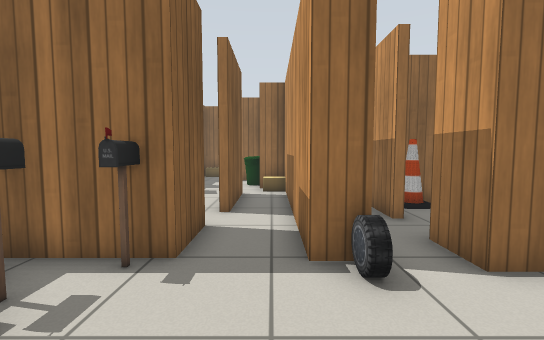
View 1 (above)

13 first-person views from a walk through a robot-simulator world made for Gazebo. The camera is 0.9 m above the floor, tilts 4° down and sees 90° across. Floor lines are 1 m apart. The floor is counted in squares, 0.5 m on a side. Each view is taken from the middle of a square. On the plan, view 1 faces up. The plan holds only what a view shows up to about 15 squares ahead; the rest is blank. Simple patterns stand in for the simulator's built-in surfaces.

View 2
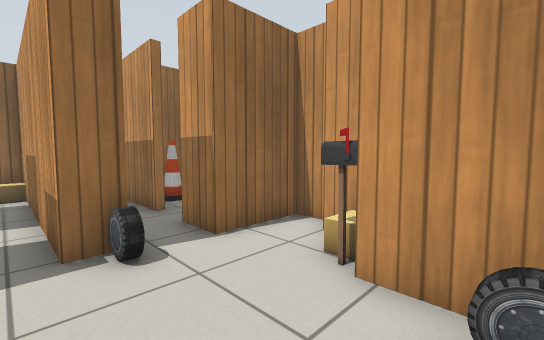

View 3
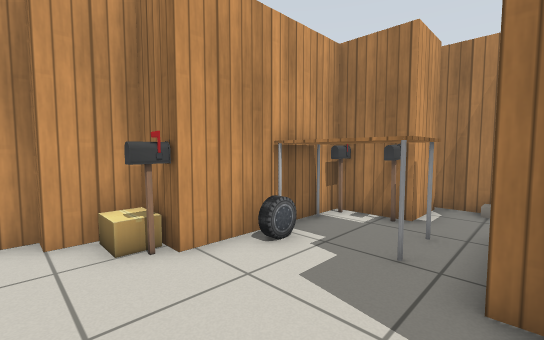

View 4
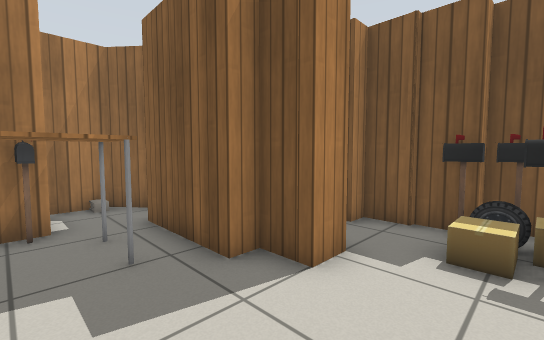

View 5
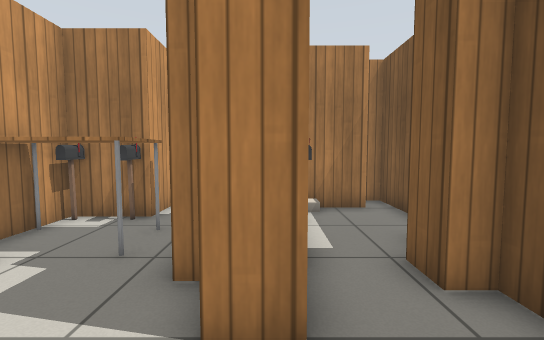

View 6
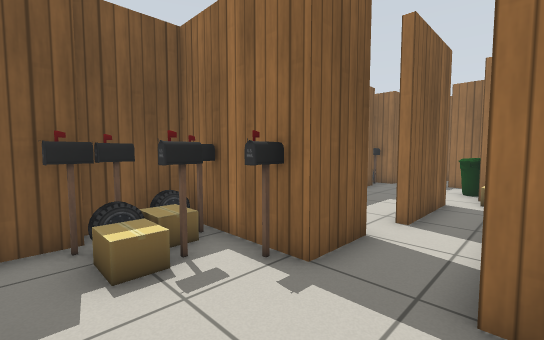

View 7
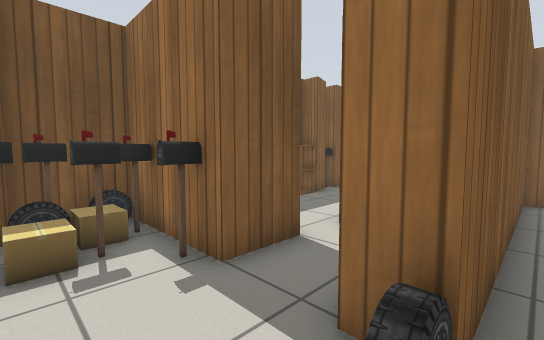

View 8
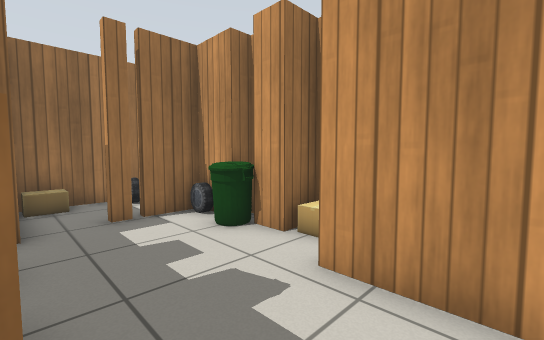

View 9
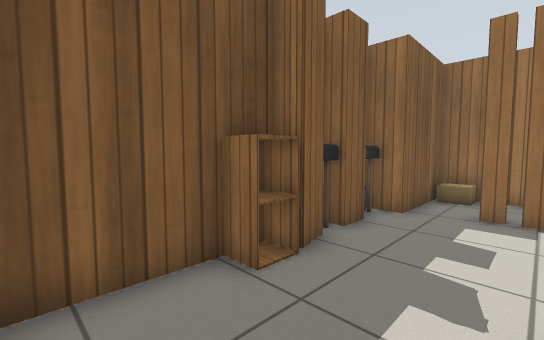

View 10
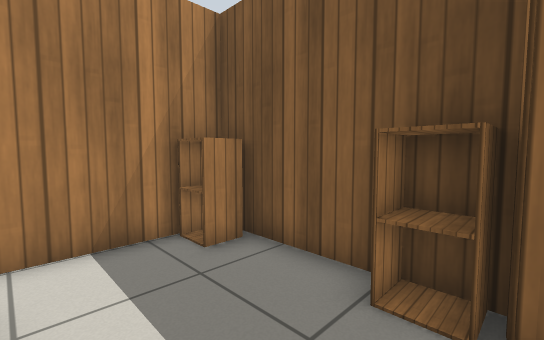

View 11
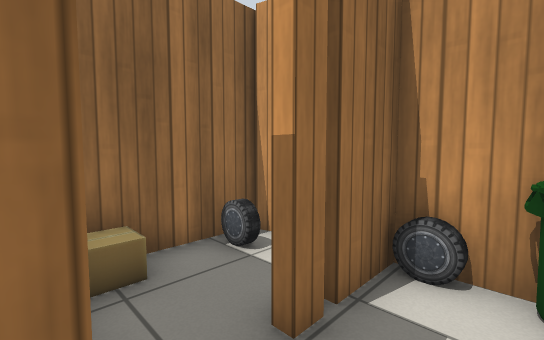

View 12
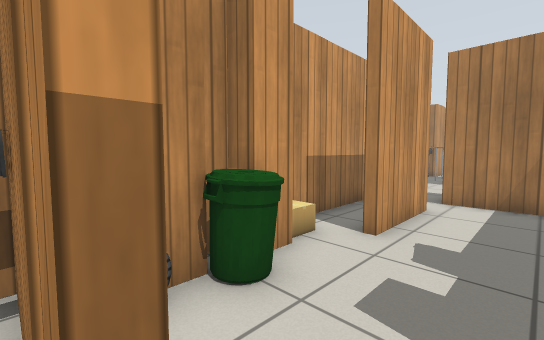

View 13
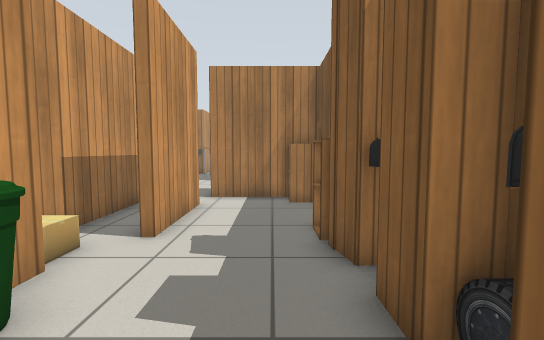

### Floor plan
Points are (right, up) in squares from view 1. A wall is a line through its corners. A room is listed if a view was taken in it or the views show most of it. See-through windows are left out.
Room 1 (views 1, 2, 3, 4, 6, 7)
walls: (-1.3, 0.6) (-1.3, -0.6) (-0.6, -0.6) (-0.6, -4.3); (0.6, 4.4) (0.6, 6.6); (5.2, 1.5) (5.2, 2.5) (5.9, 2.5) (5.9, 3.9) (3.2, 3.9) (3.2, 5.5); (3.5, -4.4) (3.5, 0.6); (-1.3, -5.8) (-0.5, -6.8) (1.5, -6.8); (1.3, -6.4) (1.3, -4.4); (-1.6, 6.5) (-1.6, 4.5) (-2.6, 4.5)
ways out: opening at (-2, 2) to room 2; opening at (-0.5, 5.5) to room 3
objects: postbox (-2, 4); table (1, -3) to (3, -2); car (1, 4) to (2, 4); postbox (2, -4); postbox (3, -4); car (3, -1)
Room 2 (view 5)
walls: (-4.9, 0.9) (-4.9, -0.4) (-4.2, -0.4) (-4.2, -1.5); (-2.4, 0.6) (-1.3, 0.6); (-5.1, 1.6) (-5.1, 0.7); (-2.6, 4.5) (-5.8, 4.5) (-5.8, 2.1) (-5.4, 2.1); (-5.8, -4.8) (-5.8, -6.8) (-5.4, -6.8); (-5, -5.5) (-3.1, -5.5)
ways out: opening at (-2, 2) to room 1
objects: postbox (-5, 2); postbox (-5, 3); car (-5, 4); car (-4, 2) to (-4, 3); postbox (-4, 4); other object (-3, -5); other object (-3, -4); cardboard box (-3, 2); postbox (-3, 3)
Room 3 (views 8, 9, 10, 11, 12, 13)
walls: (-5.1, 12.2) (-5.1, 11.9) (-5.8, 11.9) (-5.8, 6.5) (-1.6, 6.5); (-1.3, 11.5) (-1.3, 7.9) (-1.6, 7.9) (-1.5, 11.5); (-5.3, 12.6) (-5.1, 11.9) (-5.5, 11.8); (-5.3, 14.6) (-5.3, 13.7) (-6, 13.7); (-0.6, 14.9) (-0.6, 16.5); (0.1, 14) (0.1, 14.9); (-3.1, 16.6) (-3.1, 16.9) (-2.6, 16.9) (-2.6, 16.6) (-3.1, 16.6); (-1.4, 16.6) (-2.4, 16.6); (-2.4, 16.9) (-1.5, 16.9); (-0.8, 19.1) (-0.9, 19.6); (-0.6, 19.8) (-4.9, 19.8) (-4.9, 16.1) (-5.5, 16.1); (0.6, 6.6) (0.6, 13) (-0.6, 13) (-0.6, 13.6)
ways out: opening at (-0.5, 5.5) to room 1; opening at (-5, 15)
objects: postbox (-6, 13); cabinet (-5, 7); cabinet (-5, 11); cardboard box (-4, 19); car (-2, 19); bin (-1, 14) to (-1, 15); car (-1, 16); postbox (-1, 17); cardboard box (0, 12)

Where each view was taken, in squares from view 1:
view 1: 0 up, 0 right, facing up
view 2: 1 down, 0 right, facing up-right
view 3: 3 up, 1 left, facing down-right
view 4: 3 up, 2 right, facing down-left
view 5: 3 up, 2 left, facing down
view 6: 1 up, 1 right, facing up-left
view 7: 2 up, 2 right, facing up-left
view 8: 9 up, 5 left, facing up-right
view 9: 8 up, 2 left, facing up-left
view 10: 12 up, 2 left, facing down-left
view 11: 15 up, 5 left, facing up-right
view 12: 17 up, 4 left, facing down-right
view 13: 17 up, 4 left, facing down
